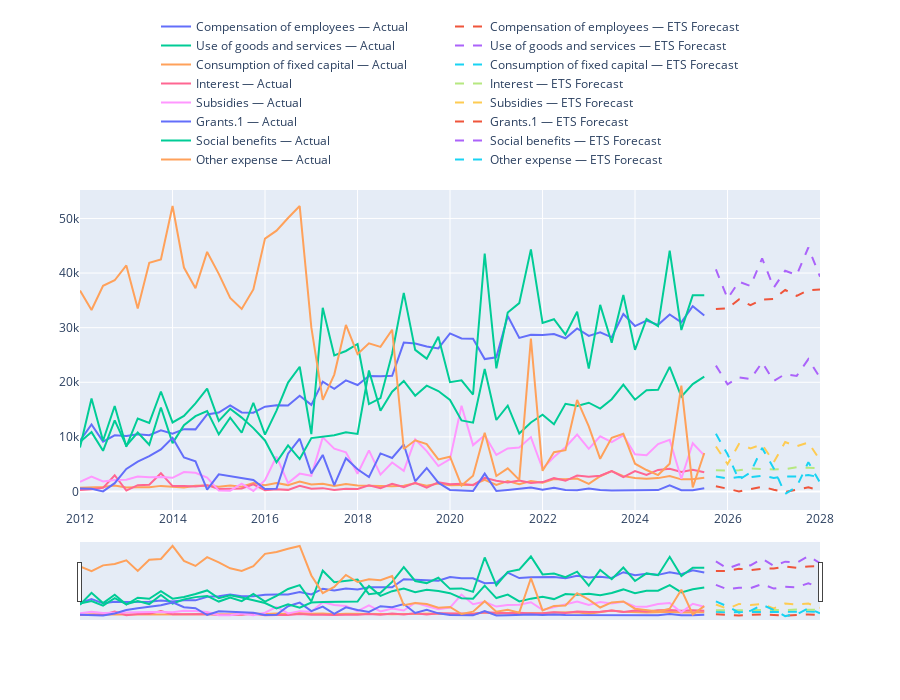

The cell this chart's notebook holds for it:
### Code cell
plot_forecast(expense_cols, forecast_ets, "ETS")
